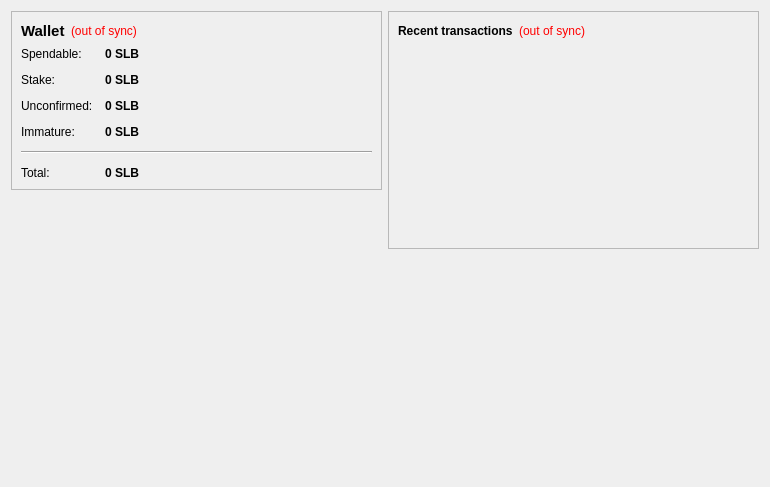
<?xml version="1.0" encoding="UTF-8"?>
<ui version="4.0">
 <class>OverviewPage</class>
 <widget class="QWidget" name="OverviewPage">
  <property name="geometry">
   <rect>
    <x>0</x>
    <y>0</y>
    <width>770</width>
    <height>487</height>
   </rect>
  </property>
  <property name="windowTitle">
   <string>Form</string>
  </property>
  <layout class="QHBoxLayout" name="horizontalLayout" stretch="1,1">
   <item>
    <layout class="QVBoxLayout" name="verticalLayout_2">
     <item>
      <widget class="QFrame" name="frame">
       <property name="frameShape">
        <enum>QFrame::StyledPanel</enum>
       </property>
       <property name="frameShadow">
        <enum>QFrame::Raised</enum>
       </property>
       <layout class="QVBoxLayout" name="verticalLayout_4">
        <item>
         <layout class="QHBoxLayout" name="horizontalLayout_4">
          <item>
           <widget class="QLabel" name="label_5">
            <property name="font">
             <font>
              <pointsize>11</pointsize>
              <weight>75</weight>
              <bold>true</bold>
             </font>
            </property>
            <property name="text">
             <string>Wallet</string>
            </property>
           </widget>
          </item>
          <item>
           <widget class="QLabel" name="labelWalletStatus">
            <property name="toolTip">
             <string>The displayed information may be out of date. Your wallet automatically synchronizes with the ShelbyCoin network after a connection is established, but this process has not completed yet.</string>
            </property>
            <property name="styleSheet">
             <string notr="true">QLabel { color: red; }</string>
            </property>
            <property name="text">
             <string notr="true">(out of sync)</string>
            </property>
            <property name="alignment">
             <set>Qt::AlignLeading|Qt::AlignLeft|Qt::AlignVCenter</set>
            </property>
           </widget>
          </item>
          <item>
           <spacer name="horizontalSpacer_2">
            <property name="orientation">
             <enum>Qt::Horizontal</enum>
            </property>
            <property name="sizeHint" stdset="0">
             <size>
              <width>40</width>
              <height>20</height>
             </size>
            </property>
           </spacer>
          </item>
         </layout>
        </item>
        <item>
         <layout class="QFormLayout" name="formLayout_2">
          <property name="fieldGrowthPolicy">
           <enum>QFormLayout::AllNonFixedFieldsGrow</enum>
          </property>
          <property name="horizontalSpacing">
           <number>12</number>
          </property>
          <property name="verticalSpacing">
           <number>12</number>
          </property>
          <item row="0" column="0">
           <widget class="QLabel" name="label">
            <property name="text">
             <string>Spendable:</string>
            </property>
           </widget>
          </item>
          <item row="0" column="1">
           <widget class="QLabel" name="labelBalance">
            <property name="font">
             <font>
              <weight>75</weight>
              <bold>true</bold>
             </font>
            </property>
            <property name="cursor">
             <cursorShape>IBeamCursor</cursorShape>
            </property>
            <property name="toolTip">
             <string>Your current spendable balance</string>
            </property>
            <property name="text">
             <string notr="true">0 SLB</string>
            </property>
            <property name="textInteractionFlags">
             <set>Qt::LinksAccessibleByMouse|Qt::TextSelectableByKeyboard|Qt::TextSelectableByMouse</set>
            </property>
           </widget>
          </item>
          <item row="1" column="0">
           <widget class="QLabel" name="label_6">
            <property name="text">
             <string>Stake:</string>
            </property>
           </widget>
          </item>
          <item row="1" column="1">
           <widget class="QLabel" name="labelStake">
            <property name="font">
             <font>
              <weight>75</weight>
              <bold>true</bold>
             </font>
            </property>
            <property name="cursor">
             <cursorShape>IBeamCursor</cursorShape>
            </property>
            <property name="toolTip">
             <string>Total of coins that was staked, and do not yet count toward the current balance</string>
            </property>
            <property name="text">
             <string notr="true">0 SLB</string>
            </property>
            <property name="textInteractionFlags">
             <set>Qt::LinksAccessibleByMouse|Qt::TextSelectableByKeyboard|Qt::TextSelectableByMouse</set>
            </property>
           </widget>
          </item>
          <item row="2" column="0">
           <widget class="QLabel" name="label_3">
            <property name="text">
             <string>Unconfirmed:</string>
            </property>
           </widget>
          </item>
          <item row="2" column="1">
           <widget class="QLabel" name="labelUnconfirmed">
            <property name="font">
             <font>
              <weight>75</weight>
              <bold>true</bold>
             </font>
            </property>
            <property name="cursor">
             <cursorShape>IBeamCursor</cursorShape>
            </property>
            <property name="toolTip">
             <string>Total of transactions that have yet to be confirmed, and do not yet count toward the current balance</string>
            </property>
            <property name="text">
             <string notr="true">0 SLB</string>
            </property>
            <property name="textInteractionFlags">
             <set>Qt::LinksAccessibleByMouse|Qt::TextSelectableByKeyboard|Qt::TextSelectableByMouse</set>
            </property>
           </widget>
          </item>
          <item row="3" column="0">
           <widget class="QLabel" name="labelImmatureText">
            <property name="text">
             <string>Immature:</string>
            </property>
           </widget>
          </item>
          <item row="3" column="1">
           <widget class="QLabel" name="labelImmature">
            <property name="font">
             <font>
              <weight>75</weight>
              <bold>true</bold>
             </font>
            </property>
            <property name="toolTip">
             <string>Mined balance that has not yet matured</string>
            </property>
            <property name="text">
             <string notr="true">0 SLB</string>
            </property>
            <property name="textInteractionFlags">
             <set>Qt::LinksAccessibleByMouse|Qt::TextSelectableByKeyboard|Qt::TextSelectableByMouse</set>
            </property>
           </widget>
          </item>
          <item row="4" column="0" colspan="2">
           <widget class="Line" name="line">
            <property name="orientation">
             <enum>Qt::Horizontal</enum>
            </property>
           </widget>
          </item>
          <item row="5" column="0">
           <widget class="QLabel" name="labelTotalText">
            <property name="text">
             <string>Total:</string>
            </property>
           </widget>
          </item>
          <item row="5" column="1">
           <widget class="QLabel" name="labelTotal">
            <property name="font">
             <font>
              <weight>75</weight>
              <bold>true</bold>
             </font>
            </property>
            <property name="cursor">
             <cursorShape>IBeamCursor</cursorShape>
            </property>
            <property name="toolTip">
             <string>Your current total balance</string>
            </property>
            <property name="text">
             <string notr="true">0 SLB</string>
            </property>
            <property name="textInteractionFlags">
             <set>Qt::LinksAccessibleByMouse|Qt::TextSelectableByKeyboard|Qt::TextSelectableByMouse</set>
            </property>
           </widget>
          </item>
         </layout>
        </item>
       </layout>
      </widget>
     </item>
     <item>
      <spacer name="verticalSpacer">
       <property name="orientation">
        <enum>Qt::Vertical</enum>
       </property>
       <property name="sizeHint" stdset="0">
        <size>
         <width>20</width>
         <height>40</height>
        </size>
       </property>
      </spacer>
     </item>
     <item>
      <widget class="QLabel" name="label_2">
       <property name="autoFillBackground">
        <bool>true</bool>
       </property>
       <property name="text">
        <string/>
       </property>
       <property name="pixmap">
        <pixmap resource="../bitcoin.qrc">:/icons/drmbg</pixmap>
       </property>
       <property name="scaledContents">
        <bool>false</bool>
       </property>
       <property name="margin">
        <number>0</number>
       </property>
      </widget>
     </item>
    </layout>
   </item>
   <item>
    <layout class="QVBoxLayout" name="verticalLayout_3">
     <item>
      <widget class="QFrame" name="frame_2">
       <property name="frameShape">
        <enum>QFrame::StyledPanel</enum>
       </property>
       <property name="frameShadow">
        <enum>QFrame::Raised</enum>
       </property>
       <layout class="QVBoxLayout" name="verticalLayout">
        <item>
         <layout class="QHBoxLayout" name="horizontalLayout_2">
          <item>
           <widget class="QLabel" name="label_4">
            <property name="text">
             <string>&lt;b&gt;Recent transactions&lt;/b&gt;</string>
            </property>
           </widget>
          </item>
          <item>
           <widget class="QLabel" name="labelTransactionsStatus">
            <property name="toolTip">
             <string>The displayed information may be out of date. Your wallet automatically synchronizes with the ShelbyCoin network after a connection is established, but this process has not completed yet.</string>
            </property>
            <property name="styleSheet">
             <string notr="true">QLabel { color: red; }</string>
            </property>
            <property name="text">
             <string notr="true">(out of sync)</string>
            </property>
            <property name="alignment">
             <set>Qt::AlignRight|Qt::AlignTrailing|Qt::AlignVCenter</set>
            </property>
           </widget>
          </item>
          <item>
           <spacer name="horizontalSpacer">
            <property name="orientation">
             <enum>Qt::Horizontal</enum>
            </property>
            <property name="sizeHint" stdset="0">
             <size>
              <width>40</width>
              <height>20</height>
             </size>
            </property>
           </spacer>
          </item>
         </layout>
        </item>
        <item>
         <widget class="QListView" name="listTransactions">
          <property name="styleSheet">
           <string notr="true">QListView { background: transparent; }</string>
          </property>
          <property name="frameShape">
           <enum>QFrame::NoFrame</enum>
          </property>
          <property name="verticalScrollBarPolicy">
           <enum>Qt::ScrollBarAlwaysOff</enum>
          </property>
          <property name="horizontalScrollBarPolicy">
           <enum>Qt::ScrollBarAlwaysOff</enum>
          </property>
          <property name="selectionMode">
           <enum>QAbstractItemView::NoSelection</enum>
          </property>
         </widget>
        </item>
       </layout>
      </widget>
     </item>
     <item>
      <spacer name="verticalSpacer_2">
       <property name="orientation">
        <enum>Qt::Vertical</enum>
       </property>
       <property name="sizeHint" stdset="0">
        <size>
         <width>20</width>
         <height>40</height>
        </size>
       </property>
      </spacer>
     </item>
    </layout>
   </item>
  </layout>
 </widget>
 <resources/>
 <connections/>
</ui>
